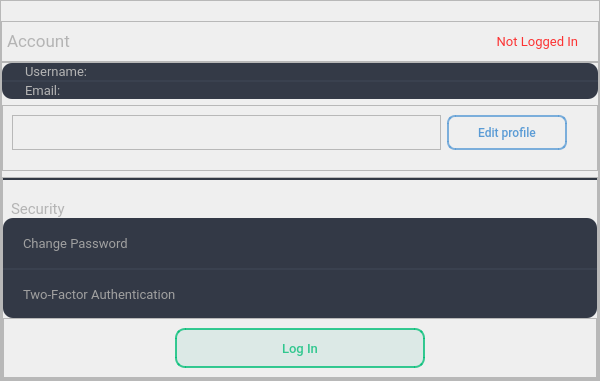
                         <widget class="QWidget" name="account_page">
                          <layout class="QHBoxLayout" name="horizontalLayout_19">
                           <property name="spacing">
                            <number>0</number>
                           </property>
                           <property name="leftMargin">
                            <number>0</number>
                           </property>
                           <property name="topMargin">
                            <number>0</number>
                           </property>
                           <property name="rightMargin">
                            <number>0</number>
                           </property>
                           <property name="bottomMargin">
                            <number>0</number>
                           </property>
                           <item>
                            <widget class="QFrame" name="frame_27">
                             <property name="maximumSize">
                              <size>
                               <width>400</width>
                               <height>16777215</height>
                              </size>
                             </property>
                             <property name="frameShape">
                              <enum>QFrame::StyledPanel</enum>
                             </property>
                             <property name="frameShadow">
                              <enum>QFrame::Raised</enum>
                             </property>
                            </widget>
                           </item>
                           <item>
                            <widget class="QFrame" name="frame_28">
                             <property name="minimumSize">
                              <size>
                               <width>600</width>
                               <height>0</height>
                              </size>
                             </property>
                             <property name="frameShape">
                              <enum>QFrame::StyledPanel</enum>
                             </property>
                             <property name="frameShadow">
                              <enum>QFrame::Raised</enum>
                             </property>
                             <layout class="QVBoxLayout" name="verticalLayout_12">
                              <property name="spacing">
                               <number>0</number>
                              </property>
                              <property name="leftMargin">
                               <number>0</number>
                              </property>
                              <property name="topMargin">
                               <number>20</number>
                              </property>
                              <property name="rightMargin">
                               <number>0</number>
                              </property>
                              <property name="bottomMargin">
                               <number>0</number>
                              </property>
                              <item>
                               <widget class="QFrame" name="frame_29">
                                <property name="maximumSize">
                                 <size>
                                  <width>16777215</width>
                                  <height>70</height>
                                 </size>
                                </property>
                                <property name="styleSheet">
                                 <string notr="true"/>
                                </property>
                                <property name="frameShape">
                                 <enum>QFrame::StyledPanel</enum>
                                </property>
                                <property name="frameShadow">
                                 <enum>QFrame::Raised</enum>
                                </property>
                                <layout class="QHBoxLayout" name="horizontalLayout_20">
                                 <property name="leftMargin">
                                  <number>5</number>
                                 </property>
                                 <property name="rightMargin">
                                  <number>20</number>
                                 </property>
                                 <item>
                                  <widget class="QLabel" name="account_label">
                                   <property name="font">
                                    <font>
                                     <family>Roboto</family>
                                     <pointsize>13</pointsize>
                                    </font>
                                   </property>
                                   <property name="styleSheet">
                                    <string notr="true">color:rgb(180, 180, 180);
background:transparent;</string>
                                   </property>
                                   <property name="text">
                                    <string>Account</string>
                                   </property>
                                  </widget>
                                 </item>
                                 <item>
                                  <widget class="QLabel" name="logged_in_label">
                                   <property name="font">
                                    <font>
                                     <family>Roboto</family>
                                     <pointsize>10</pointsize>
                                    </font>
                                   </property>
                                   <property name="styleSheet">
                                    <string notr="true">color: rgba(255, 0, 0, 200);</string>
                                   </property>
                                   <property name="text">
                                    <string> Not Logged In</string>
                                   </property>
                                   <property name="alignment">
                                    <set>Qt::AlignRight|Qt::AlignTrailing|Qt::AlignVCenter</set>
                                   </property>
                                  </widget>
                                 </item>
                                </layout>
                               </widget>
                              </item>
                              <item>
                               <widget class="QFrame" name="frame_30">
                                <property name="frameShape">
                                 <enum>QFrame::StyledPanel</enum>
                                </property>
                                <property name="frameShadow">
                                 <enum>QFrame::Raised</enum>
                                </property>
                                <layout class="QVBoxLayout" name="verticalLayout_13">
                                 <property name="leftMargin">
                                  <number>0</number>
                                 </property>
                                 <property name="topMargin">
                                  <number>0</number>
                                 </property>
                                 <property name="rightMargin">
                                  <number>0</number>
                                 </property>
                                 <property name="bottomMargin">
                                  <number>0</number>
                                 </property>
                                 <item>
                                  <widget class="QFrame" name="frame_32">
                                   <property name="maximumSize">
                                    <size>
                                     <width>16777215</width>
                                     <height>100</height>
                                    </size>
                                   </property>
                                   <property name="styleSheet">
                                    <string notr="true">#frame_32{
	background-color: rgb(52, 58, 71);
	border-radius:0px;
	border-top-left-radius:10px;
	border-top-right-radius:10px;
	border-bottom-left-radius:10px;
	border-bottom-right-radius:10px;
}</string>
                                   </property>
                                   <property name="frameShape">
                                    <enum>QFrame::StyledPanel</enum>
                                   </property>
                                   <property name="frameShadow">
                                    <enum>QFrame::Raised</enum>
                                   </property>
                                   <layout class="QVBoxLayout" name="verticalLayout_14">
                                    <property name="spacing">
                                     <number>0</number>
                                    </property>
                                    <property name="leftMargin">
                                     <number>0</number>
                                    </property>
                                    <property name="topMargin">
                                     <number>0</number>
                                    </property>
                                    <property name="rightMargin">
                                     <number>0</number>
                                    </property>
                                    <property name="bottomMargin">
                                     <number>0</number>
                                    </property>
                                    <item>
                                     <widget class="QLabel" name="username_label">
                                      <property name="font">
                                       <font>
                                        <family>Roboto</family>
                                        <pointsize>10</pointsize>
                                       </font>
                                      </property>
                                      <property name="whatsThis">
                                       <string/>
                                      </property>
                                      <property name="styleSheet">
                                       <string notr="true">color:rgb(180, 180, 180);
background:transparent;
padding-left:20px;</string>
                                      </property>
                                      <property name="text">
                                       <string>Username: </string>
                                      </property>
                                     </widget>
                                    </item>
                                    <item>
                                     <widget class="QLabel" name="email_label">
                                      <property name="font">
                                       <font>
                                        <family>Roboto</family>
                                        <pointsize>10</pointsize>
                                       </font>
                                      </property>
                                      <property name="styleSheet">
                                       <string notr="true">color:rgb(180, 180, 180);
background:transparent;
padding-left:20px;
border-top:2px solid rgb(58, 65, 79);
border-top-left-radius:0px;
border-top-right-radius:0px;</string>
                                      </property>
                                      <property name="text">
                                       <string>Email: </string>
                                      </property>
                                     </widget>
                                    </item>
                                   </layout>
                                  </widget>
                                 </item>
                                 <item>
                                  <widget class="QFrame" name="frame_33">
                                   <property name="maximumSize">
                                    <size>
                                     <width>16777215</width>
                                     <height>70</height>
                                    </size>
                                   </property>
                                   <property name="frameShape">
                                    <enum>QFrame::StyledPanel</enum>
                                   </property>
                                   <property name="frameShadow">
                                    <enum>QFrame::Raised</enum>
                                   </property>
                                   <layout class="QHBoxLayout" name="horizontalLayout_21">
                                    <property name="rightMargin">
                                     <number>30</number>
                                    </property>
                                    <property name="bottomMargin">
                                     <number>20</number>
                                    </property>
                                    <item>
                                     <widget class="QFrame" name="frame_34">
                                      <property name="frameShape">
                                       <enum>QFrame::StyledPanel</enum>
                                      </property>
                                      <property name="frameShadow">
                                       <enum>QFrame::Raised</enum>
                                      </property>
                                     </widget>
                                    </item>
                                    <item>
                                     <widget class="QPushButton" name="button_edit_profile">
                                      <property name="minimumSize">
                                       <size>
                                        <width>120</width>
                                        <height>35</height>
                                       </size>
                                      </property>
                                      <property name="maximumSize">
                                       <size>
                                        <width>120</width>
                                        <height>16777215</height>
                                       </size>
                                      </property>
                                      <property name="font">
                                       <font>
                                        <family>Roboto Medium</family>
                                        <pointsize>9</pointsize>
                                       </font>
                                      </property>
                                      <property name="cursor">
                                       <cursorShape>PointingHandCursor</cursorShape>
                                      </property>
                                      <property name="focusPolicy">
                                       <enum>Qt::NoFocus</enum>
                                      </property>
                                      <property name="styleSheet">
                                       <string notr="true">QPushButton{
	color:  #5a9bd5;
	border: 2px solid rgba(90, 155, 213, 200);
	border-radius : 8px;
}

QPushButton:hover{
	background-color: rgb(48, 54, 66);
	border: 2px solid rgba(90, 155, 213, 160);
}</string>
                                      </property>
                                      <property name="text">
                                       <string>Edit profile</string>
                                      </property>
                                     </widget>
                                    </item>
                                   </layout>
                                  </widget>
                                 </item>
                                 <item>
                                  <widget class="QFrame" name="frame_31">
                                   <property name="frameShape">
                                    <enum>QFrame::StyledPanel</enum>
                                   </property>
                                   <property name="frameShadow">
                                    <enum>QFrame::Raised</enum>
                                   </property>
                                   <layout class="QVBoxLayout" name="verticalLayout_23">
                                    <property name="spacing">
                                     <number>0</number>
                                    </property>
                                    <property name="leftMargin">
                                     <number>0</number>
                                    </property>
                                    <property name="topMargin">
                                     <number>0</number>
                                    </property>
                                    <property name="rightMargin">
                                     <number>0</number>
                                    </property>
                                    <property name="bottomMargin">
                                     <number>0</number>
                                    </property>
                                    <item>
                                     <widget class="QLabel" name="label_9">
                                      <property name="maximumSize">
                                       <size>
                                        <width>16777215</width>
                                        <height>60</height>
                                       </size>
                                      </property>
                                      <property name="font">
                                       <font>
                                        <family>Roboto</family>
                                        <pointsize>11</pointsize>
                                       </font>
                                      </property>
                                      <property name="styleSheet">
                                       <string notr="true">color:rgb(180, 180, 180);
background:transparent;
padding-left:5px;
padding-top:20px;
border-top:2px solid rgb(50, 56, 68);
border-radius:0px;
</string>
                                      </property>
                                      <property name="text">
                                       <string>Security</string>
                                      </property>
                                     </widget>
                                    </item>
                                    <item>
                                     <widget class="QFrame" name="frame_75">
                                      <property name="maximumSize">
                                       <size>
                                        <width>16777215</width>
                                        <height>100</height>
                                       </size>
                                      </property>
                                      <property name="styleSheet">
                                       <string notr="true">QFrame#frame_75{
	border-radius:10px;
}</string>
                                      </property>
                                      <property name="frameShape">
                                       <enum>QFrame::StyledPanel</enum>
                                      </property>
                                      <property name="frameShadow">
                                       <enum>QFrame::Raised</enum>
                                      </property>
                                      <layout class="QVBoxLayout" name="verticalLayout_24">
                                       <property name="spacing">
                                        <number>0</number>
                                       </property>
                                       <property name="leftMargin">
                                        <number>0</number>
                                       </property>
                                       <property name="topMargin">
                                        <number>0</number>
                                       </property>
                                       <property name="rightMargin">
                                        <number>0</number>
                                       </property>
                                       <property name="bottomMargin">
                                        <number>0</number>
                                       </property>
                                       <item>
                                        <widget class="QPushButton" name="btn_change_pass">
                                         <property name="minimumSize">
                                          <size>
                                           <width>0</width>
                                           <height>50</height>
                                          </size>
                                         </property>
                                         <property name="font">
                                          <font>
                                           <family>Roboto</family>
                                           <pointsize>10</pointsize>
                                          </font>
                                         </property>
                                         <property name="layoutDirection">
                                          <enum>Qt::RightToLeft</enum>
                                         </property>
                                         <property name="styleSheet">
                                          <string notr="true">QPushButton{
	text-align:left;
    padding-left:20px;
	padding-right:20px;
	color:rgb(160, 160, 160);
	background-color: rgb(51, 57, 70);
	border-top-left-radius:10px;
	border-top-right-radius:10px;
	border-bottom-left-radius:0px;
	border-bottom-right-radius:0px;
	
}
QPushButton:hover{
	background-color: rgb(55, 62, 76)
}</string>
                                         </property>
                                         <property name="text">
                                          <string>Change Password</string>
                                         </property>
                                         <property name="icon">
                                          <iconset>
                                           <normaloff>../Reqs/arrow-right.png</normaloff>../Reqs/arrow-right.png</iconset>
                                         </property>
                                        </widget>
                                       </item>
                                       <item>
                                        <widget class="QPushButton" name="btn_2FA">
                                         <property name="minimumSize">
                                          <size>
                                           <width>0</width>
                                           <height>50</height>
                                          </size>
                                         </property>
                                         <property name="font">
                                          <font>
                                           <family>Roboto</family>
                                           <pointsize>10</pointsize>
                                          </font>
                                         </property>
                                         <property name="layoutDirection">
                                          <enum>Qt::RightToLeft</enum>
                                         </property>
                                         <property name="styleSheet">
                                          <string notr="true">QPushButton{
	text-align:left;
    padding-left:20px;
	padding-right:20px;
	color:rgb(160, 160, 160);
	background-color: rgb(51, 57, 70);
	border-top:2px solid rgb(58, 65, 79);
	border-top-left-radius:0px;
	border-top-right-radius:0px;
	border-bottom-left-radius:10px;
	border-bottom-right-radius:10px;
}
QPushButton:hover{
	background-color: rgb(55, 62, 76)
}</string>
                                         </property>
                                         <property name="text">
                                          <string>Two-Factor Authentication</string>
                                         </property>
                                         <property name="icon">
                                          <iconset>
                                           <normaloff>../Reqs/arrow-right-off.png</normaloff>../Reqs/arrow-right-off.png</iconset>
                                         </property>
                                         <property name="iconSize">
                                          <size>
                                           <width>45</width>
                                           <height>30</height>
                                          </size>
                                         </property>
                                        </widget>
                                       </item>
                                      </layout>
                                     </widget>
                                    </item>
                                    <item>
                                     <widget class="QFrame" name="frame_76">
                                      <property name="maximumSize">
                                       <size>
                                        <width>16777215</width>
                                        <height>150</height>
                                       </size>
                                      </property>
                                      <property name="frameShape">
                                       <enum>QFrame::StyledPanel</enum>
                                      </property>
                                      <property name="frameShadow">
                                       <enum>QFrame::Raised</enum>
                                      </property>
                                      <layout class="QHBoxLayout" name="horizontalLayout_41">
                                       <item>
                                        <widget class="QPushButton" name="button_logout">
                                         <property name="minimumSize">
                                          <size>
                                           <width>100</width>
                                           <height>40</height>
                                          </size>
                                         </property>
                                         <property name="maximumSize">
                                          <size>
                                           <width>250</width>
                                           <height>16777215</height>
                                          </size>
                                         </property>
                                         <property name="font">
                                          <font>
                                           <family>Roboto Medium</family>
                                           <pointsize>10</pointsize>
                                          </font>
                                         </property>
                                         <property name="cursor">
                                          <cursorShape>PointingHandCursor</cursorShape>
                                         </property>
                                         <property name="focusPolicy">
                                          <enum>Qt::NoFocus</enum>
                                         </property>
                                         <property name="styleSheet">
                                          <string notr="true">QPushButton{
	color: rgba(1, 190, 118, 200);  /*rgb(190, 42, 42);*/ 
	border: 2px solid rgba(1, 190, 118, 200); /*rgb(190, 42, 42);*/
	background-color: rgba(0, 170, 127, 20); /*rgba(70, 49, 60, 80);*/
	border-radius : 10px;
}

QPushButton:hover{
	background-color: rgba(0, 170, 127, 10);
	border: 2px solid rgba(1, 190, 118, 170);
}</string>
                                         </property>
                                         <property name="text">
                                          <string>Log In</string>
                                         </property>
                                        </widget>
                                       </item>
                                      </layout>
                                     </widget>
                                    </item>
                                    <item>
                                     <widget class="QFrame" name="frame_77">
                                      <property name="frameShape">
                                       <enum>QFrame::StyledPanel</enum>
                                      </property>
                                      <property name="frameShadow">
                                       <enum>QFrame::Raised</enum>
                                      </property>
                                     </widget>
                                    </item>
                                   </layout>
                                  </widget>
                                 </item>
                                </layout>
                               </widget>
                              </item>
                             </layout>
                            </widget>
                           </item>
                           <item>
                            <widget class="QFrame" name="frame_26">
                             <property name="maximumSize">
                              <size>
                               <width>400</width>
                               <height>16777215</height>
                              </size>
                             </property>
                             <property name="frameShape">
                              <enum>QFrame::StyledPanel</enum>
                             </property>
                             <property name="frameShadow">
                              <enum>QFrame::Raised</enum>
                             </property>
                            </widget>
                           </item>
                          </layout>
                         </widget>
